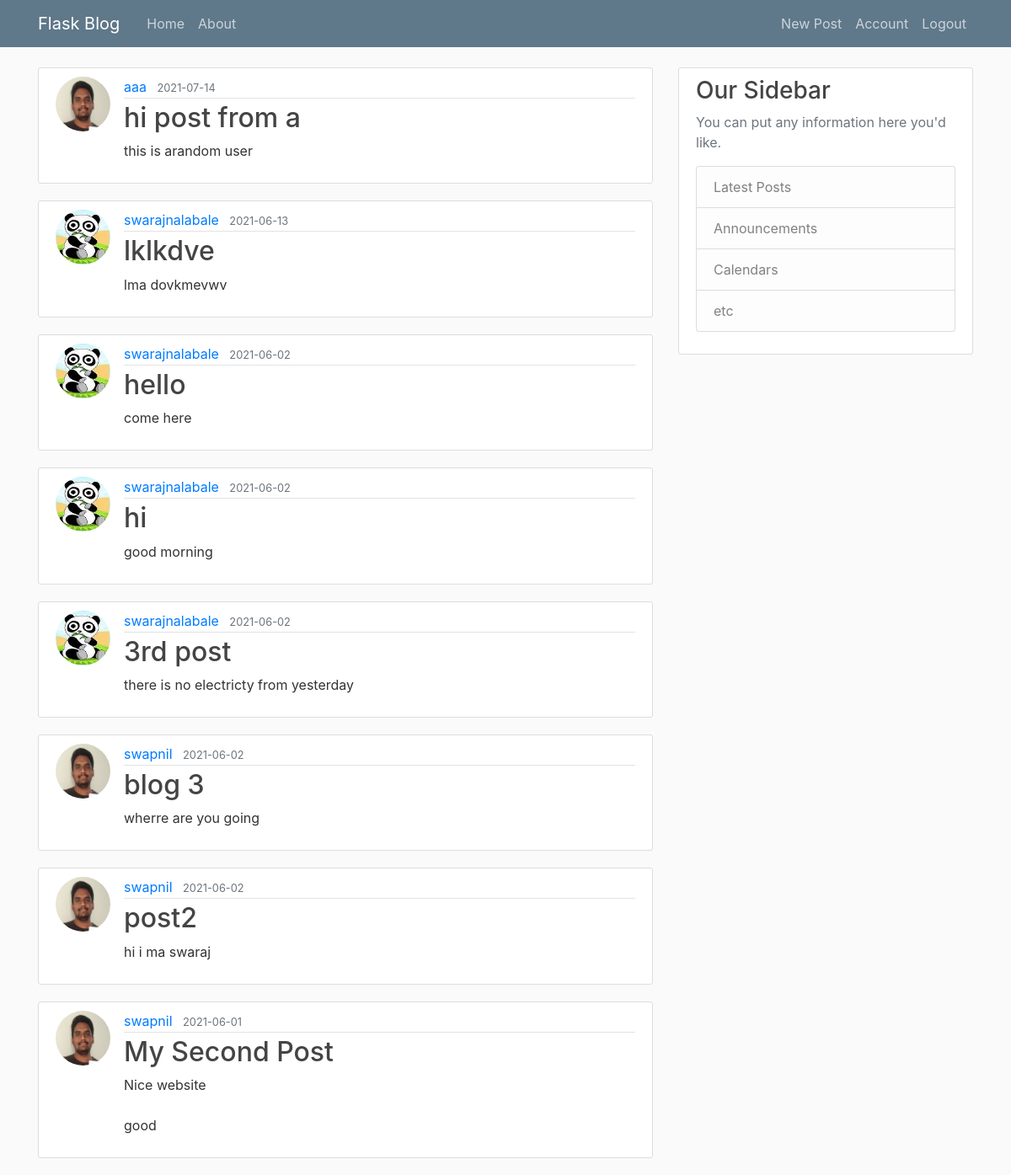
Screenshot of /home (signed in) with the database file from the repository.
### flaskblog/models.py (models this page shows, shortened)
class Post(db.Model):
    id = db.Column(db.Integer, primary_key=True)
    title = db.Column(db.String(100), nullable=False)
    date_posted = db.Column(db.DateTime, nullable=False, default=datetime.utcnow)
    content = db.Column(db.Text, nullable=False)
    user_id = db.Column(db.Integer, db.ForeignKey('user.id'), nullable=False)

class User(db.Model, UserMixin):
    id = db.Column(db.Integer, primary_key=True)
    username = db.Column(db.String(20), unique=True, nullable=False)
    email = db.Column(db.String(120), unique=True, nullable=False)
    image_file = db.Column(db.String(20), nullable=False, default='default.jpg')
    password = db.Column(db.String(60), nullable=False)
    posts = db.relationship('Post', backref='author', lazy=True)

### flaskblog/routes.py (the view)
@app.route("/")
@app.route("/home")
def home():
    posts = Post.query.order_by(Post.date_posted.desc()).all()
    return render_template('home.html', posts=posts)

### flaskblog/models.py (called while the page is built)
@login_manager.user_loader
def load_user(user_id):
    return User.query.get(int(user_id))

### flaskblog/templates/home.html
{% extends "layout.html" %}
{% block content %}
        {% for post in posts %}
        <article class="media content-section">
          <img class="rounded-circle article-img" src="{{ url_for('static', filename='profile_pics/' + post.author.image_file) }}" alt="">
            <div class="media-body">
              <div class="article-metadata">
                <a class="mr-2" href="{{ url_for('user_posts', username = post.author.username )}}">{{ post.author.username }}</a>
                <small class="text-muted">{{ post.date_posted.strftime('%Y-%m-%d') }}</small>
              </div>
              <h2><a class="article-title" href="{{ url_for('post', post_id=post.id) }}">{{ post.title }}</a></h2>
            <p class="article-content">{{ post.content }}</p>
            </div>
          </article>
        {% endfor %}
{% endblock content %}

### flaskblog/static/main.css (style rules this page uses)
body { background: #fafafa; color: #333333; margin-top: 5rem; }
h1, h2, h3, h4, h5, h6 { color: #444444; }
.content-section { background: #ffffff; padding: 10px 20px; border: 1px solid #dddddd; border-radius: 3px; margin-bottom: 20px; }
.article-title { color: #444444; }
.article-content { white-space: pre-line; }
.article-img { height: 65px; width: 65px; margin-right: 16px; }
.article-metadata { padding-bottom: 1px; margin-bottom: 4px; border-bottom: 1px solid #e3e3e3 }

### rows the page displays
Post: image_file (placeholder picture), author.username "aaa", date_posted "2021-07-14", title "hi post from a", content "this is arandom user"
Post: image_file (picture), author.username "swarajnalabale", date_posted "2021-06-13", title "lklkdve", content "lma dovkmevwv"
Post: image_file (picture), author.username "swarajnalabale", date_posted "2021-06-02", title "hello", content "come here"
Post: image_file (picture), author.username "swarajnalabale", date_posted "2021-06-02", title "hi", content "good morning"
Post: image_file (picture), author.username "swarajnalabale", date_posted "2021-06-02", title "3rd post", content "there is no electricty from yesterday"
Post: image_file (placeholder picture), author.username "swapnil", date_posted "2021-06-02", title "blog 3", content "wherre are you going"
Post: image_file (placeholder picture), author.username "swapnil", date_posted "2021-06-02", title "post2", content "hi i ma swaraj"
Post: image_file (placeholder picture), author.username "swapnil", date_posted "2021-06-01", title "My Second Post", content "Nice website good"
